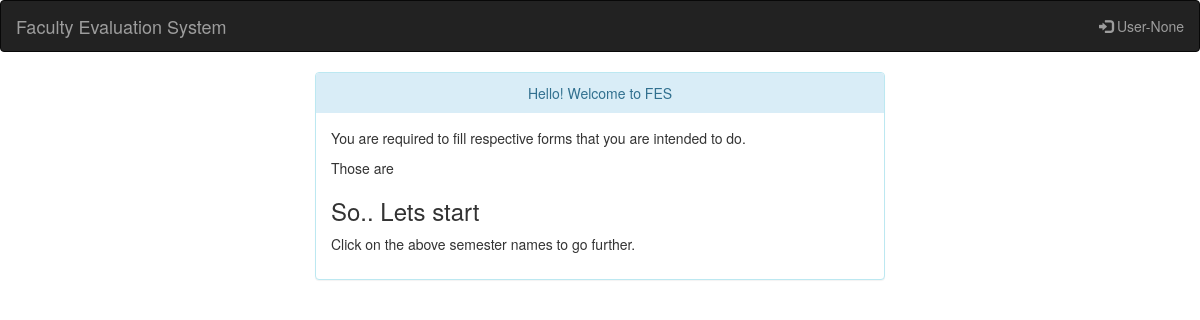
/FES/student/, run on an earlier commit of the app's database.
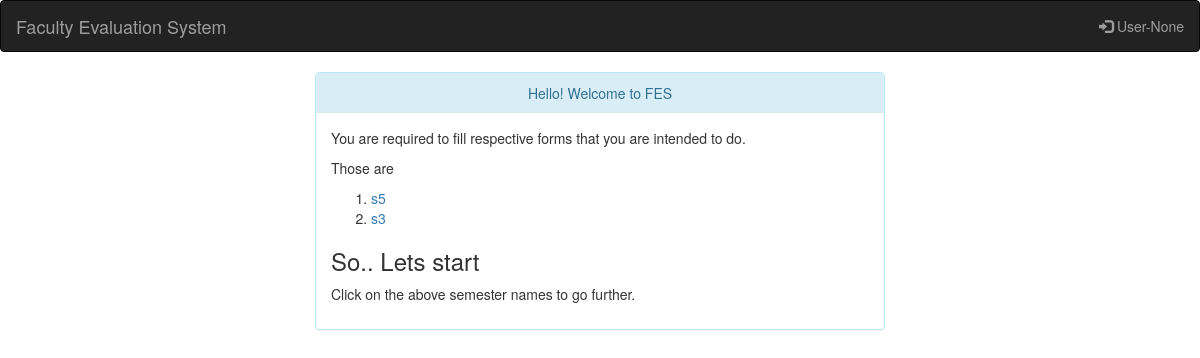
And on a later commit of the database.
### teacher/models.py (models this page shows)
class Semester(models.Model):
    semesterName = models.CharField(max_length=20)

### student/views.py (the view, shortened to what this page needs)
# urls.py: url(r'^index/([0-9]+)/$' , views.forms , name='all_forms'),
def index(request):
    semesters = teacher_view.Semester.objects.all()
    primaryKey = []
    for semester in semesters:
        primaryKey.append(semester.pk)
    zipped_data = zip(semesters, primaryKey)
    context = {
        'zippedData': zipped_data,
        'token' : request.session.get('token')
    }
    return render(request, 'student/index.html', context)

### templates/student/index.html (shortened to what this page needs)
<!DOCTYPE html>
<html lang="en">
<head>
  <link rel="stylesheet" href="https://maxcdn.bootstrapcdn.com/bootstrap/3.3.7/css/bootstrap.min.css">
</head>
<body>
    <nav class="navbar navbar-inverse">
      <div class="container-fluid">
        <div class="navbar-header">
          <a class="navbar-brand" href="#">Faculty Evaluation System</a>
        </div>
          <ul class="nav navbar-nav navbar-right">
              <li><a href="/FES/administrator/logout"><span class="glyphicon glyphicon-log-in"></span> User-{{ token }}</a></li>
          </ul>
      </div>
    </nav>
    <div class="panel-group col-sm-6 col-sm-offset-3">
        <div class="panel panel-info ">
          <div class="panel-heading" style="text-align: center">Hello! Welcome to FES</div>
          <div class="panel-body">
              <p>You are required to fill respective forms that you are intended to do.</p>
              <p>Those are</p>
              <ol>
                  {% for semester , primaryKey in zippedData %}
                  <li><a href="sem/{{ primaryKey }}">{{ semester.semesterName }}</a></li>
                  {% endfor %}
              </ol>
              <h3>So.. Lets start</h3>
                <p>Click on the above semester names to go further.</p>
          </div>
        </div>
    </div>
</body>
</html>

What changed in the data, as far as the page shows it:
added Semester: semesterName "s5"
added Semester: semesterName "s3"
